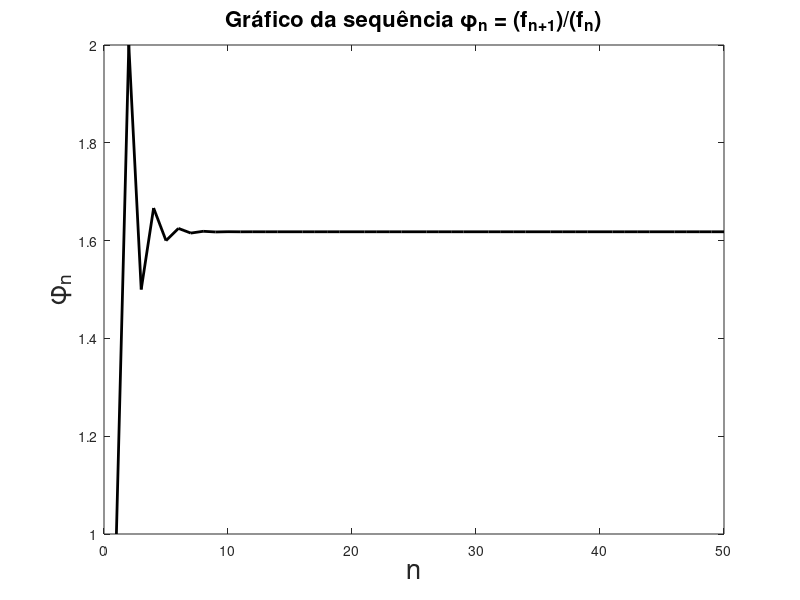
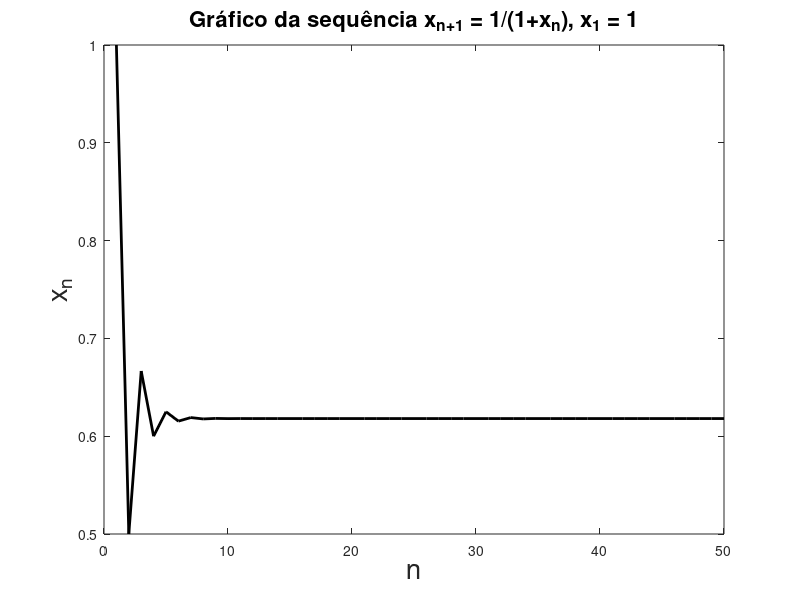
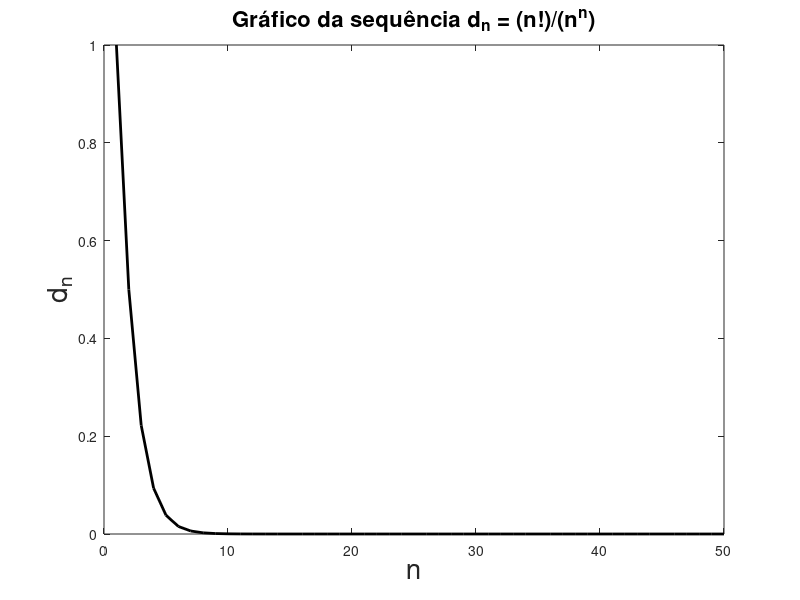

These charts were generated, in order, by the following MATLAB code:
clear all
clc
close all

 # Definir labels do grafico
SizeFontTitle = 16; # definir o tamanho da fonte  titulo
SizeFontlabel = 20; # definir o tamanho da fonte dos labels
SizeFontTick = 20;

fib = [1];
somador = 0;
n = 1:50;
phi_n = [];

for i = n
  anterior = fib(i);
  fib = [fib, anterior + somador];
  somador = anterior;
  phi_n = [phi_n, fib(i + 1)/fib(i)];
end

figure(1)
plot(n, phi_n, "-k", 'LineWidth', 2)
title('Gráfico da sequência \phi_n = (f_{n+1})/(f_{n})', 'FontSize', 16);
xlabel('n', 'fontsize', SizeFontlabel);
ylabel('\phi_n', 'fontsize', SizeFontlabel);
print('Ex2a.png', '-dpng', '-r300');


x = [1];
for j = 1:49
  x(j + 1) =  1/(1 + x(j));
endfor

figure(2)
plot(n, x, "-k", 'LineWidth', 2)
title('Gráfico da sequência x_{n+1} = 1/(1+x_n), x_1 = 1', 'FontSize', 16);
xlabel('n', 'fontsize', SizeFontlabel);
ylabel('x_n', 'fontsize', SizeFontlabel);
print('Ex2b.png', '-dpng', '-r300');


d_n = [];
for k = n
  d_n(k) = factorial(k)/k^k;
endfor

figure(3)
plot(n, d_n, "-k", 'LineWidth', 2)
title('Gráfico da sequência d_{n} = (n!)/(n^n)', 'Fontsize', 16);
xlabel('n', 'fontsize', SizeFontlabel);
ylabel('d_n', 'fontsize', SizeFontlabel);
print('Ex2c.png', '-dpng', '-r300');
